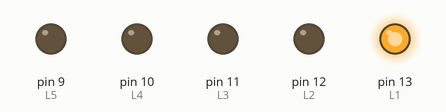
A sketch run on a simulated Arduino Uno, built with avr-gcc and run on an emulated ATmega328P. Parts: output pins drawn as LEDs (lit = HIGH).

Above: at 0.1 s.
At 0.5 s:
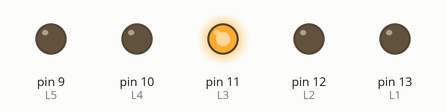
At 0.9 s:
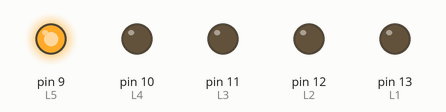
At 1.3 s:
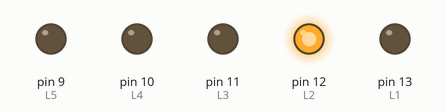
At 2.7 s:
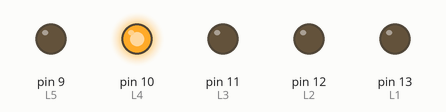
Timing chart, 0 to 3.0 s (numbered marks = the images above):
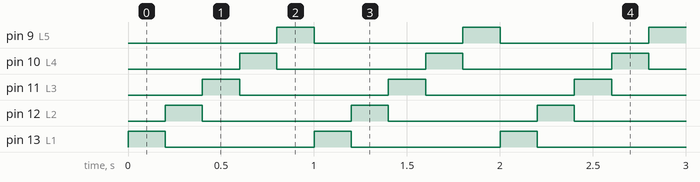

The sketch:

LED-CORRIDO-INDIVIDUAL.ino
```cpp
const int L1=13, L2=12, L3=11, L4=10, L5=9;
int  t =200;

void setup() {
  pinMode(L1, OUTPUT);
  pinMode(L2, OUTPUT);
  pinMode(L3, OUTPUT);
  pinMode(L4, OUTPUT);
  pinMode(L5, OUTPUT);

}

void loop() {
  digitalWrite(L1,1);
  delay(t);
  digitalWrite(L1,0);
  digitalWrite(L2,1);
  delay(t);
  digitalWrite(L2,0);
  digitalWrite(L3,1);
  delay(t);
  digitalWrite(L3,0);
  digitalWrite(L4,1);
  delay(t);
  digitalWrite(L4,0);
  digitalWrite(L5,1);
  delay(t);
  digitalWrite(L5,0);
}
```

Measured:
- by itself, pin 9 (L5), pin 10 (L4), pin 11 (L3), pin 12 (L2), pin 13 (L1): alternates HIGH for 0.20 s and LOW for 0.80 s
- by itself, everything shown: repeats every 1.0 s, in 5 steps
